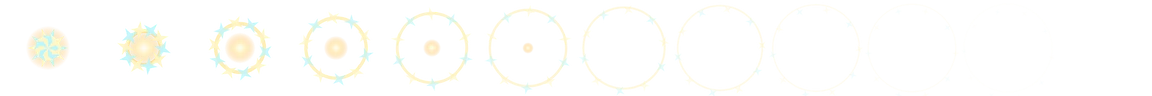
#> input picture art/moon/@2x/fx/fx_collect_sparkle.webp, 1152 x 96 px
$ python make_sheet.py ../../../../moon/@2x/fx/pickup_water_spin.webp ../../../../moon/@2x/fx/fx_collect_sparkle.webp ../../../../moon/@2x/fx/fx_collect_sparkle.webp ../../../../moon/@2x/fx/fx_collect_sparkle.webp ../../../../moon/@2x/fx/fx_collect_sparkle.webp
#> lines starting #> are read from the running program, lines starting #| are printed output that depends on the picture
import sys
from PIL import Image, ImageDraw, ImageFont
src, out, title, sub = sys.argv[1:5]
F = '/usr/share/fonts/truetype/dejavu/DejaVuSans.ttf'; FB = '/usr/share/fonts/truetype/dejavu/DejaVuSans-Bold.ttf'
W = 4000; cell = 1000; head = 170
hero = Image.open(sys.argv[5] if len(sys.argv) > 5 else f'{src}/hero.png').convert('RGB')
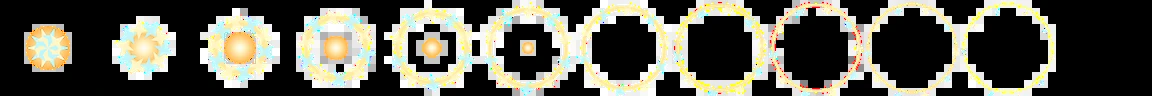
#> hero: PIL image 1152x96 RGB; mean R, G, B 94.2, 93.4, 82
hh = int(hero.height * W / hero.width)
#> hh = 333
H = head + 2 * cell + 70 + hh + 60
#> H = 2633
img = Image.new('RGB', (W, H), (14, 16, 20)); d = ImageDraw.Draw(img)
#> after `img = Image.new('RGB', (W, H), (14, 16, 20))`:
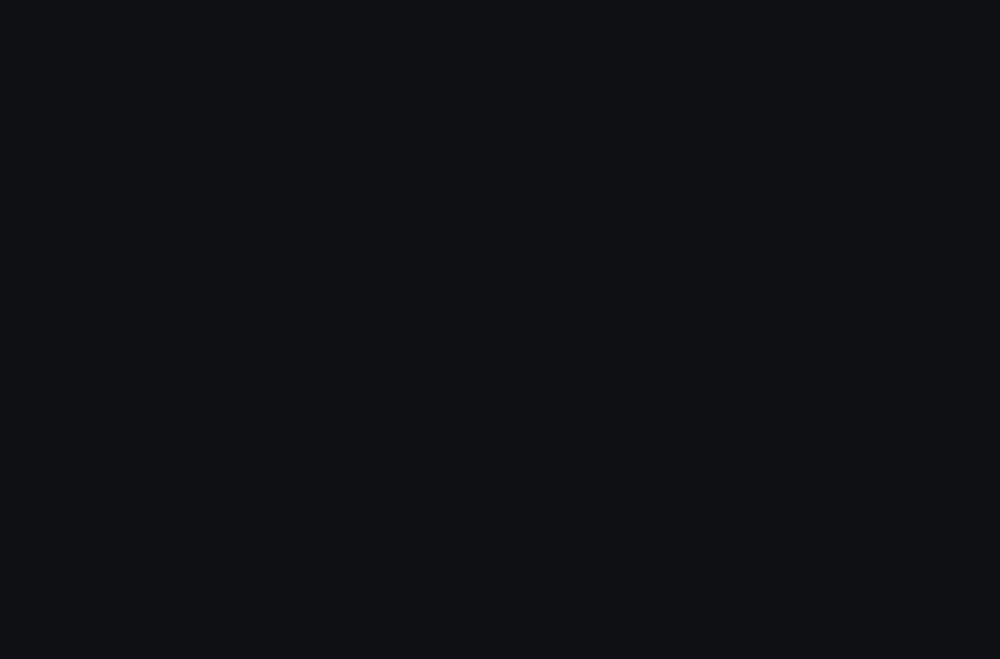
#> img: PIL image 4000x2633 RGB (shown at 1/4 size); mean R, G, B 14, 16, 20
d.text((60, 40), title, font=ImageFont.truetype(FB, 64), fill=(240, 242, 245))
d.text((60, 115), sub, font=ImageFont.truetype(F, 32), fill=(160, 168, 178))
lf = ImageFont.truetype(FB, 34)
for k in range(8):
#> (the run stopped early here; a loop or call above may not have finished)

$ run again, on art/moon/@2x/fx/fx_floor_unlock.webp
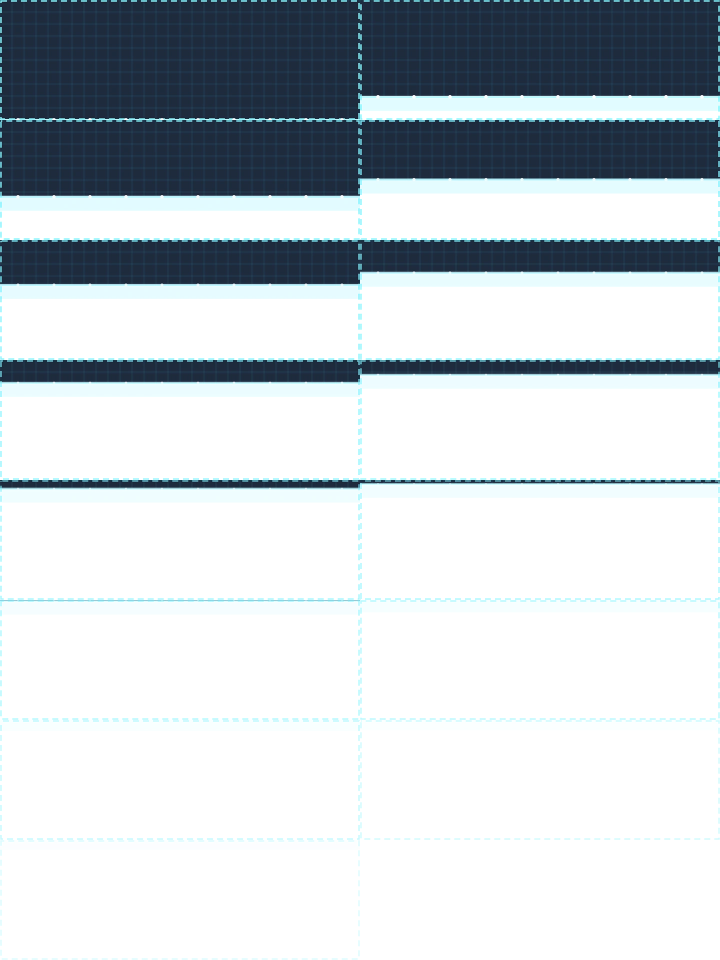
#> input picture art/moon/@2x/fx/fx_floor_unlock.webp, 1440 x 1920 px (shown at 1/2 size)
#> `hero = Image.open(sys.argv[5] if len(sys.argv) > 5 else f'{src}/hero.p..`:
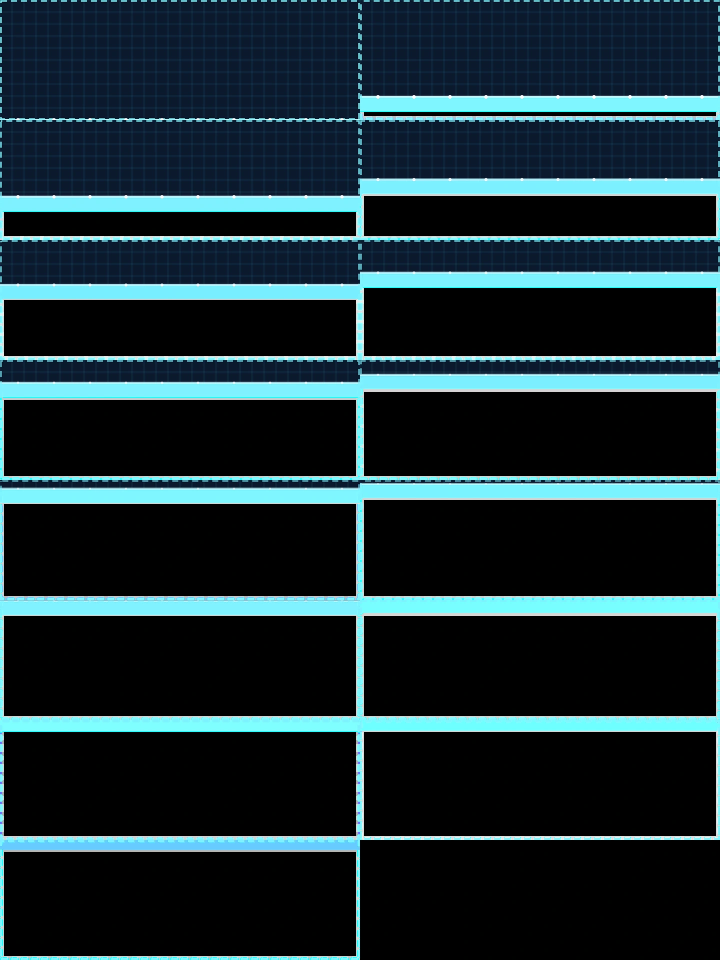
#> hero: PIL image 1440x1920 RGB (shown at 1/2 size); mean R, G, B 25.4, 45.2, 51.6
